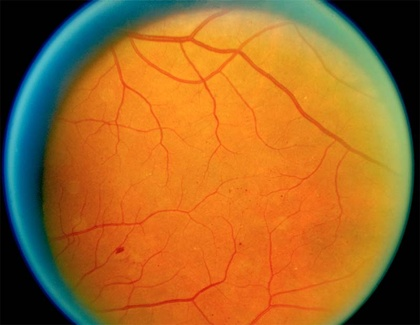
%> input picture Project 2/retina1.jpg, 420 x 325 px, shrunk from 800 x 619 before the run
$ octave LoG_edge.m   (GNU Octave 9; MATLAB toolbox functions it lacks are replaced by stand-ins)
%> lines starting %> are read from the running program, lines starting %| are printed output that depends on the picture; in (x1, y1, x2, y2) boxes, pixels count from 0 and x2, y2 are one past the last pixel; in counts of white or black regions, pixels touching at a corner belong together; the program's own positions count from 1
clear; clc;
%LoG_kernel=[0 0 1 0 0; 0 1 2 1 0; 1 2 -16 2 1;0 1 2 1 0;0 0 1 0 0];

K=11;
C=(K+1)/2;
V=1.5;          %the standard deviation of the LoG kernel
T=0.0001;       %the threshold for detect zero-crossing (ZCs)

for i=1:K
    for j=1:K
        d=(i-C)*(i-C)+(j-C)*(j-C);
        t1=exp(-0.5*d/V/V);
        t2=(d/V/V-2);
        t3=1/V/V/V/V/2;
        LoG_kernel(i,j)=t1*t2*t3;
    end
end

I0=imread('retina1.jpg');
%> I0 is the input picture: size 325x420x3 uint8; mean R, G, B 160.2, 104.3, 41.8

I=double(I0(:,:,2))/255;        %Normalize image pixel values from 0 to 1
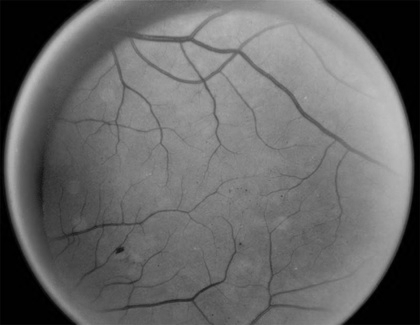
%> I: size 325x420 double; min 0, max 0.749, mean 0.409

J=conv2(I,LoG_kernel,'same');   %2D image filtering
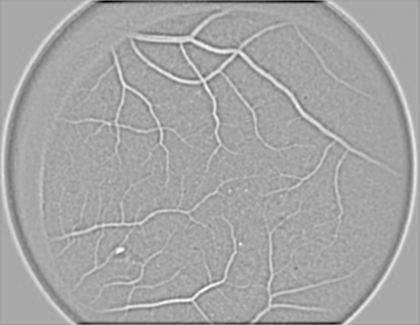
%> J: size 325x420 double; min -0.263, max 0.135, mean -0.0048; drawn with min black and max white

[X, Y]=size(I);
%> X = 325; Y = 420

K=zeros(X,Y);

for i=2:(X-1)
    for j=2:(Y-1)
        m=0;
        a=J(i-1,j-1)*J(i+1,j+1);
        b=J(i-1,j)*J(i+1,j);
        c=J(i,j-1)*J(i,j+1);
        d=J(i+1,j-1)*J(i-1,j+1);
        if (a<0 && abs(a)>T) m=m+1; end;
        if (b<0 && abs(b)>T) m=m+1; end;
        if (c<0 && abs(c)>T) m=m+1; end;
        if (d<0 && abs(d)>T) m=m+1; end;
        if m>0 K(i,j)=1;            end;
    end
end
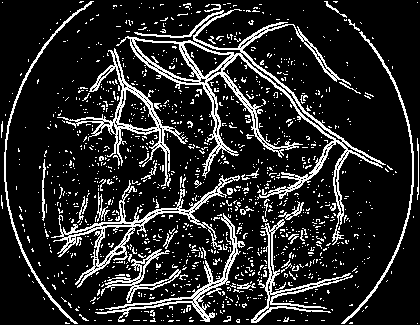
%> K: size 325x420 double; values 0 (black) and 1 (white), 15.4% white in thin lines or dots

Z=K;                            % duplicate an edge map

[P,Pn]=bwlabel(K,8);            % length filtering
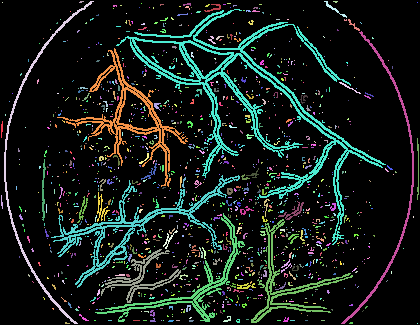
%> P: size 325x420 double; 1312 distinct labels, from 0 to 1311; one colour per label, 0 black
%> Pn = 1311

for i=1:Pn
    [r c]=find(P==i);
    [rn r2]=size(r);
    if rn<100                   % the threshold of length filtering
        Z(r,c)=0;               % remove edge contours with less 100 pixels
    end
end
%> this loop made 1311 passes
%> (r, c, rn) on passes 3, 5, 6: (3, 3, 1), ([115; 116], [6; 6], 2), (102, 10, 1)
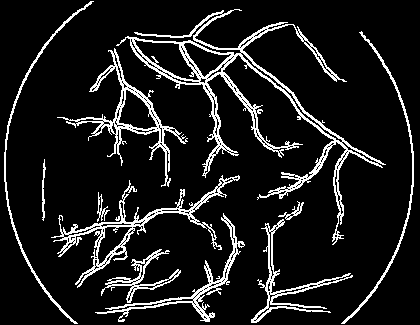
%> Z: size 325x420 double; values 0 (black) and 1 (white), 10.9% white in thin lines or dots
subplot(2,2,1),imshow(I,[]);    % the original image
subplot(2,2,2),imshow(J,[]);    % the LoG filtered image
subplot(2,2,3),imshow(K,[]);    % the initial edge detection results
subplot(2,2,4),imshow(Z,[]);    % the edge detection result after length filtering

$ run again, with Project 2/retina2.jpg copied over Project 2/retina1.jpg
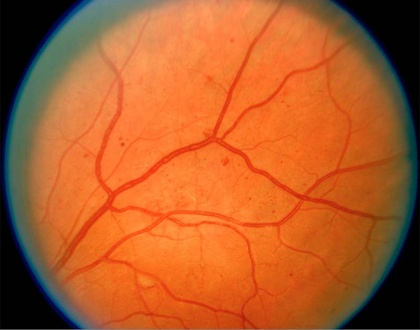
%> input picture Project 2/retina2.jpg, 420 x 330 px, shrunk from 800 x 628 before the run
%> I0 is the input picture: size 330x420x3 uint8; mean R, G, B 177.1, 93, 43.6
%> `[P,Pn]=bwlabel(K,8);`:
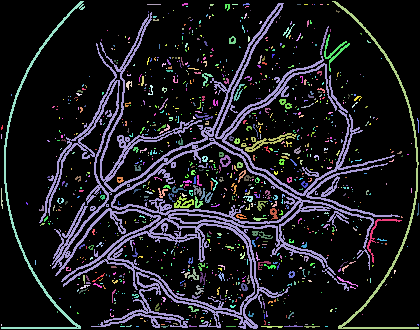
%> P: size 330x420 double; 1124 distinct labels, from 0 to 1123; one colour per label, 0 black
%> Pn = 1123
%> the loop `for i=1:Pn` made 1123 passes
%> (r, c, rn) on passes 1, 2, 4: ([128; 129; 130; 126; 127; 128; 129], [2; 2; 2; 3; 3; 3; 3], 7), ([135; 136; 137; 138; 139], [2; 2; 2; 2; 2], 5), ([325; 326], [2; 2], 2)
%> after the loop `for i=1:Pn`:
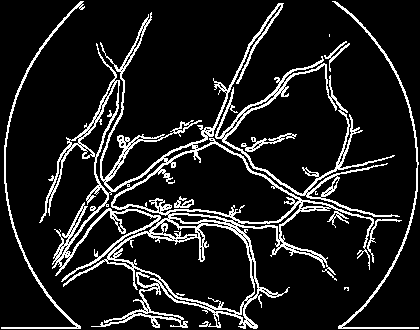
%> Z: size 330x420 double; values 0 (black) and 1 (white), 12.1% white in thin lines or dots

$ run again, with Project 2/1.jpg copied over Project 2/retina1.jpg
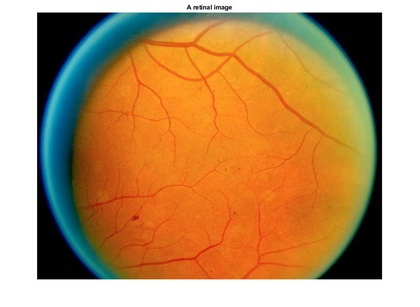
%> input picture Project 2/1.jpg, 420 x 307 px, shrunk from 974 x 712 before the run
%> I0 is the input picture: size 307x420x3 uint8; mean R, G, B 187.2, 147.1, 102.5
%> `[P,Pn]=bwlabel(K,8);`:
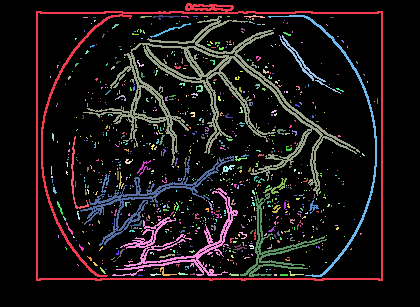
%> P: size 307x420 double; 860 distinct labels, from 0 to 859; one colour per label, 0 black
%> Pn = 859
%> the loop `for i=1:Pn` made 859 passes
%> (r, c, rn) on passes 2 to 4: ([77; 78], [51; 51], 2), ([167; 168; 169; 170; 171; 172; 173; 174; 175], [52; 52; 52; 52; 52; 52; 52; 52; 52], 9), ([177; 178; 177; 178], [52; 52; 53; 53], 4)
%> after the loop `for i=1:Pn`:
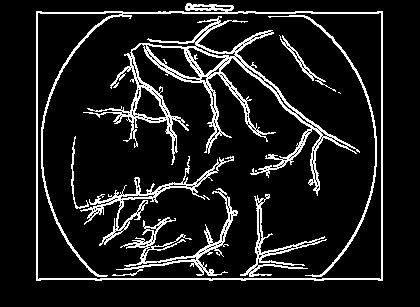
%> Z: size 307x420 double; values 0 (black) and 1 (white), 11% white in thin lines or dots, all inside (x1, y1, x2, y2) = (36, 3, 383, 281)
